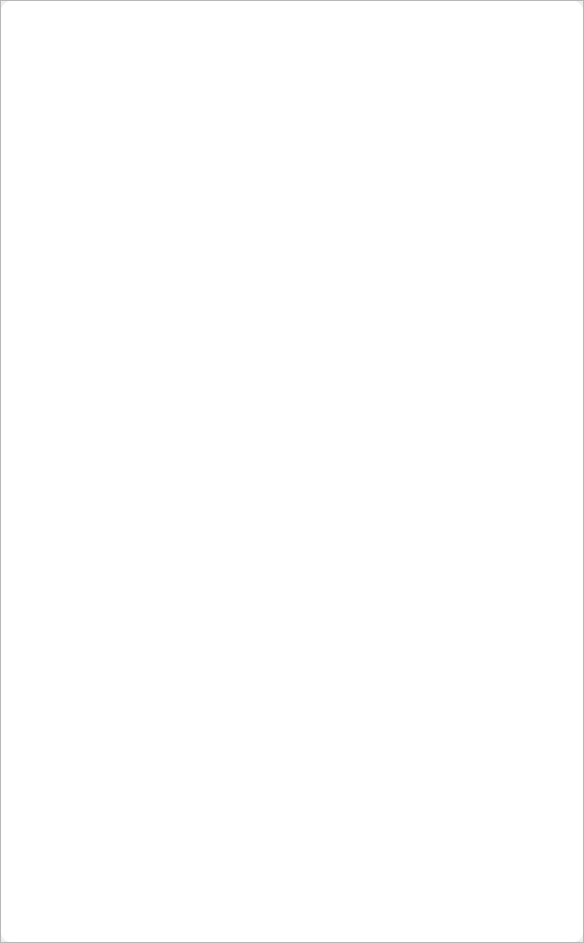
<?xml version="1.0" encoding="UTF-8"?>
<ui version="4.0">
 <class>Form</class>
 <widget class="QWidget" name="Form">
  <property name="geometry">
   <rect>
    <x>0</x>
    <y>0</y>
    <width>584</width>
    <height>943</height>
   </rect>
  </property>
  <property name="minimumSize">
   <size>
    <width>584</width>
    <height>943</height>
   </size>
  </property>
  <property name="maximumSize">
   <size>
    <width>584</width>
    <height>943</height>
   </size>
  </property>
  <property name="windowTitle">
   <string>Form</string>
  </property>
  <property name="styleSheet">
   <string notr="true">QWidget#Form{
	background-color:white;
	border-radius:10px;
}</string>
  </property>
  <layout class="QHBoxLayout" name="horizontalLayout">
   <property name="spacing">
    <number>0</number>
   </property>
   <property name="leftMargin">
    <number>0</number>
   </property>
   <property name="topMargin">
    <number>0</number>
   </property>
   <property name="rightMargin">
    <number>0</number>
   </property>
   <property name="bottomMargin">
    <number>0</number>
   </property>
   <item>
    <widget class="QScrollArea" name="scrollArea">
     <property name="styleSheet">
      <string notr="true">QScrollBar{
	background-color:black;
}
QScrollBar:horizontal {
    background-color: white;
    height: 9px;
	padding-right: 1px;
}

QScrollBar:vertical {
    background-color: rgb(187, 242, 212);
    width: 10px;
	padding-bottom: 0px;	
	padding-top: 0px;
}
QScrollBar::groove {
    background: rgb(82, 83, 86);
    border-radius: 5px;
}

QScrollBar::handle {
    background: blue;
    border-radius: 5px;
}

QScrollBar::handle:horizontal {
    border:1px solid rgb(42, 47, 85);
    border-radius: 3px;
    background-color: rgb(82, 83, 86);
}
QScrollBar::handle:horizontal:hover {
	background-color:rgb(82, 83, 86);
}
QScrollBar::handle:vertical {
    border:1px solid rgb(44, 159, 97,0.3);
    border-radius: 5px;
    background-color: rgb(44, 159, 97,0.3);
}
QScrollBar::handle:vertical:hover {
	background-color:rgb(58, 209, 126);
}
 QScrollBar::sub-line:vertical, QScrollBar::add-line:vertical {
            height: 0px;
            subcontrol-origin: margin;
        }</string>
     </property>
     <property name="frameShadow">
      <enum>QFrame::Raised</enum>
     </property>
     <property name="widgetResizable">
      <bool>true</bool>
     </property>
     <widget class="QWidget" name="content">
      <property name="geometry">
       <rect>
        <x>0</x>
        <y>0</y>
        <width>582</width>
        <height>941</height>
       </rect>
      </property>
      <property name="styleSheet">
       <string notr="true">QWidget#content{
	background-color:white;
	border-radius:10px;
}</string>
      </property>
      <layout class="QVBoxLayout" name="verticalLayout">
       <item>
        <widget class="QWidget" name="content_list_widget" native="true"/>
       </item>
       <item>
        <spacer name="verticalSpacer">
         <property name="orientation">
          <enum>Qt::Vertical</enum>
         </property>
         <property name="sizeHint" stdset="0">
          <size>
           <width>20</width>
           <height>40</height>
          </size>
         </property>
        </spacer>
       </item>
      </layout>
     </widget>
    </widget>
   </item>
  </layout>
 </widget>
 <resources/>
 <connections/>
</ui>
